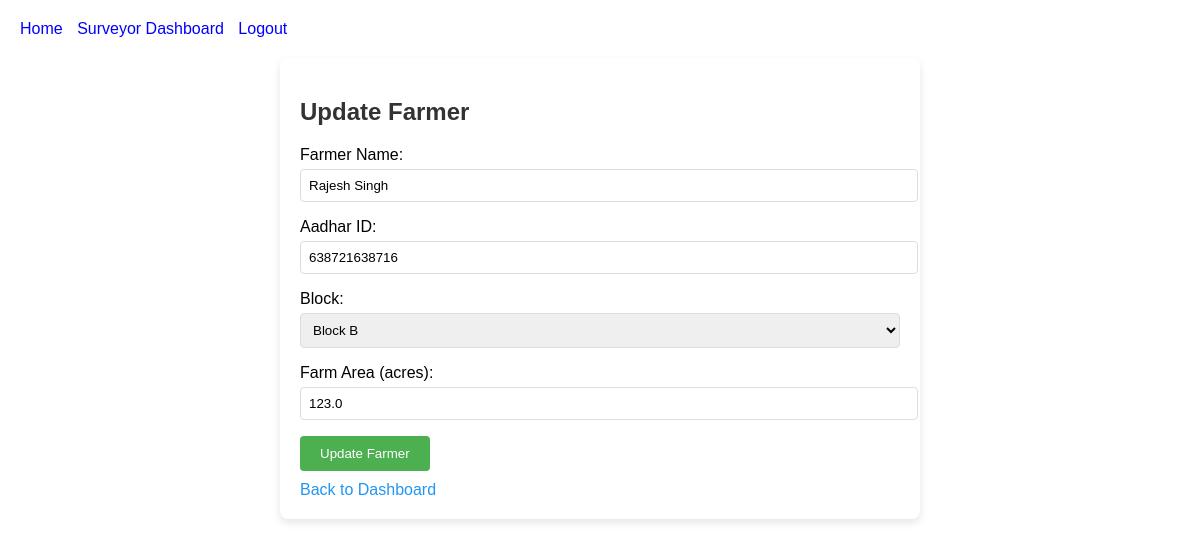
/farmers/25/update/ (signed in), run on the app's committed database.
### farmers/models.py (models this page shows, shortened)
class Farmer(models.Model):
    name = models.CharField(max_length=100)
    aadhar_id = models.CharField(
        max_length=12,
        unique=True,
        validators=[validate_aadhar_id],
        help_text="Enter a 12-digit numeric Aadhar ID."
    )
    block = models.ForeignKey('Block', on_delete=models.CASCADE, related_name='farmers')
    surveyor = models.ForeignKey(User, on_delete=models.CASCADE, related_name='farmers')
    farm_area = models.FloatField()
    created_at = models.DateTimeField()
    last_updated_at = models.DateTimeField(auto_now=True)
    created_by = models.ForeignKey(User, on_delete=models.SET_NULL, null=True, related_name='farmers_created')
    last_updated_by = models.ForeignKey(User, on_delete=models.SET_NULL, null=True, related_name='farmers_updated')
    image = models.ImageField(upload_to='farmer_images/', null=True, blank=True, default='farmer_images/default.jpg')
    aadhar_image = models.ImageField(upload_to='aadhar_images/', null=True, blank=True)
    class Meta:
        indexes = [models.Index(fields=['surveyor', 'block']), models.Index(fields=['created_by'])]

class Block(models.Model):
    name = models.CharField(max_length=100, unique=True)
    class Meta:
        pass
    def __str__(self):
        return self.name

### farmers/views.py (the view)
# urls.py: path('farmers/<int:id>/update/', views.farmer_update, name='farmer_update'),
def farmer_update(request, id):
    farmer = get_object_or_404(Farmer, id=id)
    if request.user != farmer.surveyor and not request.user.is_superuser:
        return redirect('login')
    if request.method == 'POST':
        form = FarmerForm(request.POST, instance=farmer, surveyor=request.user)
        if form.is_valid():
            form.save()
            messages.success(request, "Farmer updated successfully.")
            return redirect('surveyor_dashboard')  # Redirect to dashboard, not profile
    else:
        form = FarmerForm(instance=farmer, surveyor=request.user)
    return render(request, 'farmers/farmer_update.html', {'form': form, 'farmer': farmer})

### farmers/forms.py (shortened to what this page needs)
class FarmerForm(forms.ModelForm):
    aadhar_id = forms.CharField(
        max_length=12,
        min_length=12,
        required=True,
        validators=[RegexValidator(r'^\d{12}$', 'Aadhar ID must be a 12-digit number.')],
        error_messages={
            'required': 'Aadhar ID is required.',
            'max_length': 'Aadhar ID must be exactly 12 digits.',
            'min_length': 'Aadhar ID must be exactly 12 digits.',
        },
        label='Aadhar ID'
    )
    class Meta:
        model = Farmer
        fields = ['name', 'aadhar_id', 'block', 'farm_area']
        labels = {
            'name': 'Farmer Name',
            'aadhar_id': 'Aadhar ID',
            'block': 'Block',
            'farm_area': 'Farm Area (acres)',
        }
    def __init__(self, *args, surveyor=None, **kwargs):
        super().__init__(*args, **kwargs)
        if surveyor:
            self.fields['block'].queryset = Block.objects.filter(id=surveyor.profile.block.id)
            self.fields['block'].initial = surveyor.profile.block
            self.fields['block'].widget.attrs['readonly'] = True
            self.surveyor = surveyor

### farmers/templates/farmers/farmer_update.html (shortened to what this page needs)
{% extends 'farmers/base.html' %} {% block content %}
<div class="form-container">
  <h2 style="color: #333">Update Farmer</h2>
  <form method="post">
    <div class="form-group">{{ form.as_p }}</div>
    <button type="submit" class="btn">Update Farmer</button>
  </form>
  <a
    href="{% url 'surveyor_dashboard' %}"
    style="
      display: inline-block;
      margin-top: 10px;
      color: #2196f3;
      text-decoration: none;
    "
    >Back to Dashboard</a
  >
</div>
{% endblock %}

### farmers/templates/farmers/farmer_update.html (style rules this page uses)
.form-container { max-width: 600px; margin: 20px auto; padding: 20px; background: #fff; border-radius: 8px; box-shadow: 0 4px 8px rgba(0, 0, 0, 0.1); }
.form-group { margin-bottom: 15px; }
.form-group label { display: block; margin-bottom: 5px; }
.form-group input, .form-group select { width: 100%; padding: 8px; border: 1px solid #ddd; border-radius: 4px; }
.btn { padding: 10px 20px; background-color: #4caf50; color: white; border: none; border-radius: 4px; cursor: pointer; }

### data on the page
Farmer: name "Rajesh Singh", aadhar_id "638721638716", block "Block B", farm_area "123.0"
